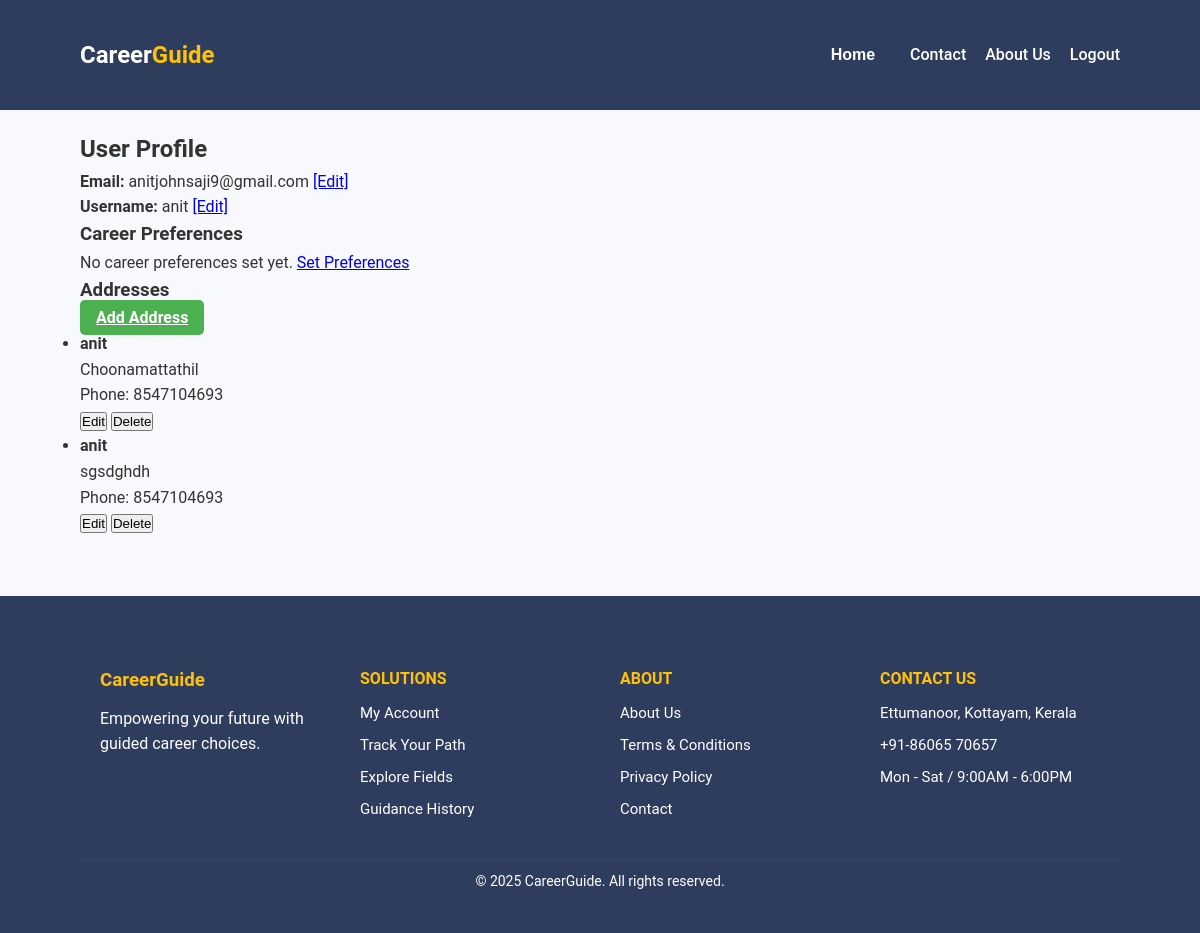
Page /profile/ (signed in) on the earlier database version.
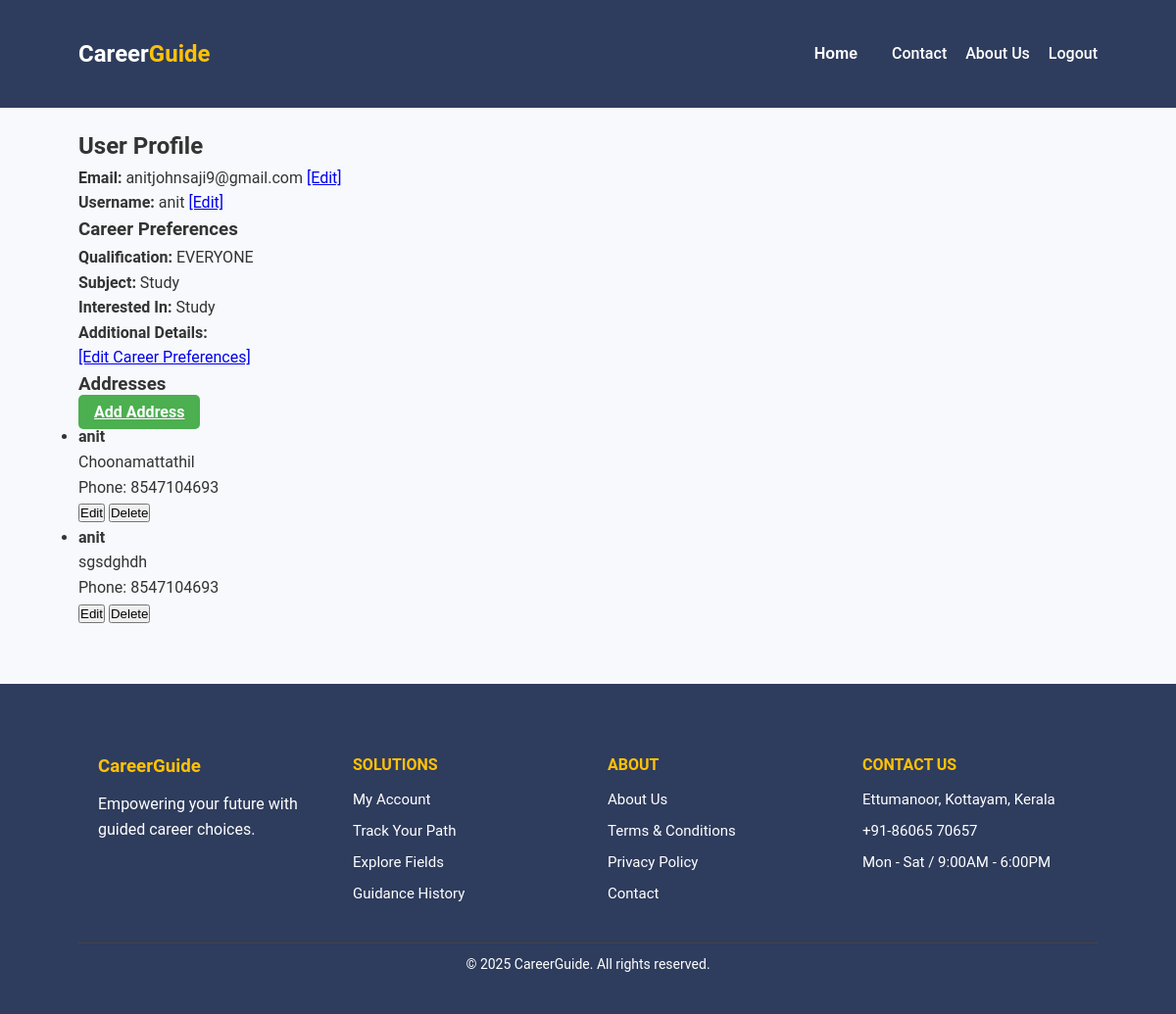
Same page on the later database version.
### project_app/models.py (models this page shows, shortened)
class UserCareerFilter(models.Model):
    user = models.OneToOneField(User, on_delete=models.CASCADE)
    qualification = models.ForeignKey(Qualification, on_delete=models.SET_NULL, null=True)
    subject = models.ForeignKey(Subject, on_delete=models.SET_NULL, null=True)
    interested = models.CharField(max_length=20, choices=Career.INTERESTED_CHOICES)
    details = models.TextField(blank=True)

class Qualification(models.Model):
    name=models.CharField(max_length=50)

class Subject(models.Model):
    qualification = models.ForeignKey(Qualification, on_delete=models.CASCADE)
    name = models.CharField(max_length=50)

### project_app/views.py (the view)
# urls.py: path('profile/', views.profile_view, name='profile'),
@login_required
def profile_view(request):
    user_career_filter = UserCareerFilter.objects.filter(user=request.user).first()  # Get user's career filter preferences
    addresses = Address.objects.filter(user=request.user)  # Get user's addresses
    context = {
        'addresses': addresses,
        'email': request.user.email,
        'user_career_filter': user_career_filter,  # Pass career preferences to template
    }
    return render(request, 'profile.html', context)

### templates/profile.html (shortened to what this page needs)
{% load static %}
<!DOCTYPE html>
<html lang="en">
<head>
    <link rel="stylesheet" href="{% static 'css/profile.css' %}">
</head>
<body>
    <nav>
        <div class="container nav-container">
            <div class="logo">Career<span>Guide</span></div>
            <div class="nav-links">
                <a href="{% url 'index' %}"><button class="btn"> Home</button></a>
                <a href="{% url 'contact' %}"> Contact</a>
                <a href="{% url 'about' %}" title="About">About Us</a>
                <a href="{% url 'logout' %}" title="Logout">Logout</a>
            </div>
        </div>
    </nav>
    <div class="container">
        <h2>User Profile</h2>
        <p><strong>Email:</strong> {{ email }} <a href="{% url 'edit_email' %}">[Edit]</a></p>
        <p><strong>Username:</strong> {{ request.user.username }} <a href="{% url 'edit_username' %}">[Edit]</a></p>
        <h3 class="mt-4">Career Preferences</h3>
        {% if user_career_filter %}
            <p><strong>Qualification:</strong> {{ user_career_filter.qualification.name }}</p>
            <p><strong>Subject:</strong> {{ user_career_filter.subject.name }}</p>
            <p><strong>Interested In:</strong> {{ user_career_filter.interested }}</p>
            <p><strong>Additional Details:</strong> {{ user_career_filter.details }}</p>
            <a href="{% url 'userform' %}">[Edit Career Preferences]</a>
        {% else %}
            <p>No career preferences set yet. <a href="{% url 'userform' %}">Set Preferences</a></p>
        {% endif %}
        <h3 class="mt-4">Addresses</h3>
        <a class="btn btn-success mb-3" href="{% url 'add_address' %}">Add Address</a>
        {% if addresses %}
            <ul class="list-group">
                {% for addr in addresses %}
                    <li class="list-group-item">
                        <strong>{{ addr.name }}</strong><br>
                        {{ addr.address }}<br>
                        Phone: {{ addr.phone }}<br>
                        <a href="{% url 'edit_address' addr.id %}"><button>Edit</button></a>
                        <a href="{% url 'delete_address' addr.id %}"><button>Delete</button></a>
                    </li>
                {% endfor %}
            </ul>
        {% else %}
            <p>No addresses saved yet.</p>
        {% endif %}
    </div>
    <footer class="footer">
        <div class="container">
            <div class="footer-container">
                <div class="foot-column">
                    <h3>CareerGuide</h3>
                    <p>Empowering your future with guided career choices.</p>
                </div>
                <div class="foot-column">
                    <h4>SOLUTIONS</h4>
                    <ul>
                        <li>My Account</li>
                        <li>Track Your Path</li>
                        <li>Explore Fields</li>
                        <li>Guidance History</li>
                    </ul>
                </div>
                <div class="foot-column">
                    <h4>ABOUT</h4>
                    <ul>
                        <li>About Us</li>
                        <li>Terms & Conditions</li>
                        <li>Privacy Policy</li>
                        <li>Contact</li>
                    </ul>
                </div>
                <div class="foot-column">
                    <h4>CONTACT US</h4>
                    <ul>
                        <li>Ettumanoor, Kottayam, Kerala</li>
                        <li>+91-86065 70657</li>
                        <li>Mon - Sat / 9:00AM - 6:00PM</li>
                    </ul>
                </div>
            </div>
            <div class="footer-bottom">
                <p>© 2025 CareerGuide. All rights reserved.</p>
            </div>
        </div>
    </footer>
</body>
</html>

Differences in the rows shown:
added UserCareerFilter: qualification.name "EVERYONE", subject.name "Study", interested "Study"
Other differences:
text no longer shown: "No career preferences set yet. Set Preferences"
text now shown: "Qualification: Subject: Interested In: Additional Details: [Edit Career Preferences]"
